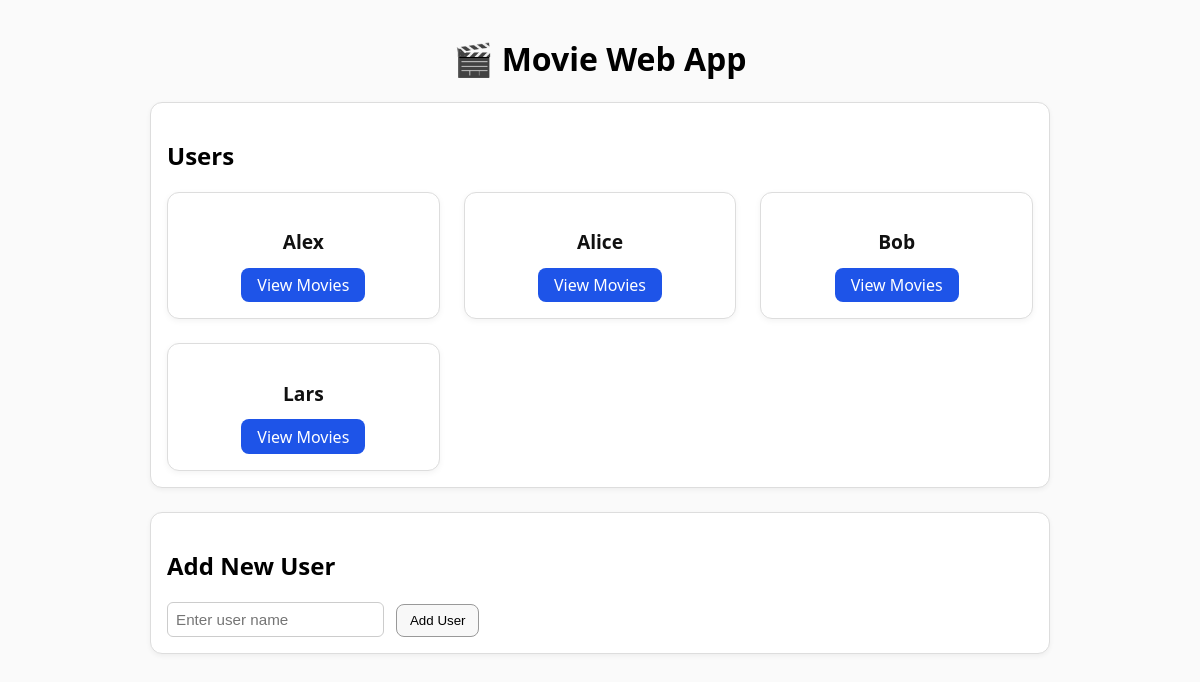
The page / on the database its author committed.
### models.py (models this page shows, shortened)
class User(db.Model):
    __tablename__ = 'users'
    id = db.Column(db.Integer, primary_key=True, autoincrement=True)
    name = db.Column(db.String(100), unique=True, nullable=False)
    movies = db.relationship('Movie', backref='user', lazy=True, cascade="all, delete")

### app.py (the view)
@app.route('/')
def home():
    users = data_manager.get_users()
    return render_template('index.html', users=users)

### data_manager.py (called while the page is built)
    def get_users(self):
        users = User.query.order_by(User.name.asc()).all()
        return users

### templates/index.html (shortened to what this page needs)
{% extends "base.html" %}
{% block content %}
<section class="card">
    <h2>Users</h2>
    {% if users %}
    <div class="user-grid">
        {% for user in users %}
        <div class="user-card">
            <h3>{{ user.name }}</h3>
            <a href="{{ url_for('user_movies', user_id=user.id) }}" class="view-btn">View Movies</a>
        </div>
        {% endfor %}
    </div>
    {% else %}
        <p>No users yet. Add one below!</p>
    {% endif %}
</section>
<section class="card">
    <h2>Add New User</h2>
    <form action="{{ url_for('create_user') }}" method="POST" class="add-user-form">
        <input type="text" name="name" placeholder="Enter user name" required>
        <button type="submit">Add User</button>
    </form>
</section>
{% endblock %}

### templates/base.html (shortened to what this page needs)
<!DOCTYPE html>
<html lang="en">
<head>
    <link rel="stylesheet" href="{{ url_for('static', filename='styles.css') }}">
</head>
<body>
    <header>
        <h1>🎬 Movie Web App</h1>
    </header>
    <main>
        {% block content %}{% endblock %}
    </main>
</body>
</html>

### static/styles.css (style rules this page uses)
body { font-family: system-ui, sans-serif; margin: 0 auto; max-width: 900px; padding: 1rem; background: #fafafa; }
header { margin-bottom: 1rem; text-align: center; }
.card { background: #fff; border: 1px solid #ddd; border-radius: 12px; padding: 1rem; margin-bottom: 1.5rem; box-shadow: 0 2px 5px rgba(0, 0, 0, 0.05); }
button { padding: 0.5rem 0.8rem; border-radius: 8px; border: 1px solid #999; background: #f8f8f8; cursor: pointer; transition: background 0.2s; }
input[type="text"], input[type="number"] { padding: 0.2rem; border-radius: 6px; border: 1px solid #ccc; font-size: 0.95rem; }
.user-grid { display: grid; grid-template-columns: repeat(auto-fit, minmax(200px, 1fr)); gap: 1.5rem; margin-top: 1rem; }
.user-card { background: #fff; border: 1px solid #ddd; border-radius: 12px; padding: 1rem; text-align: center; box-shadow: 0 2px 6px rgba(0, 0, 0, 0.05); transition: transform 0.2s ease, box-shadow 0.2s ease; }
.user-card h3 { font-size: 1.2rem; margin-bottom: 0.8rem; color: #111; }
.view-btn { display: inline-block; background: #1e54e8; color: white; padding: 0.4rem 1rem; border-radius: 8px; text-decoration: none; font-weight: 500; transition: background 0.2s; }
.add-user-form { margin-top: 1rem; }
.add-user-form input { padding: 0.5rem; border-radius: 6px; border: 1px solid #ccc; }
.add-user-form button { margin-left: 0.5rem; }

### rows shown on the page
User: name "Alex"
User: name "Alice"
User: name "Bob"
User: name "Lars"
